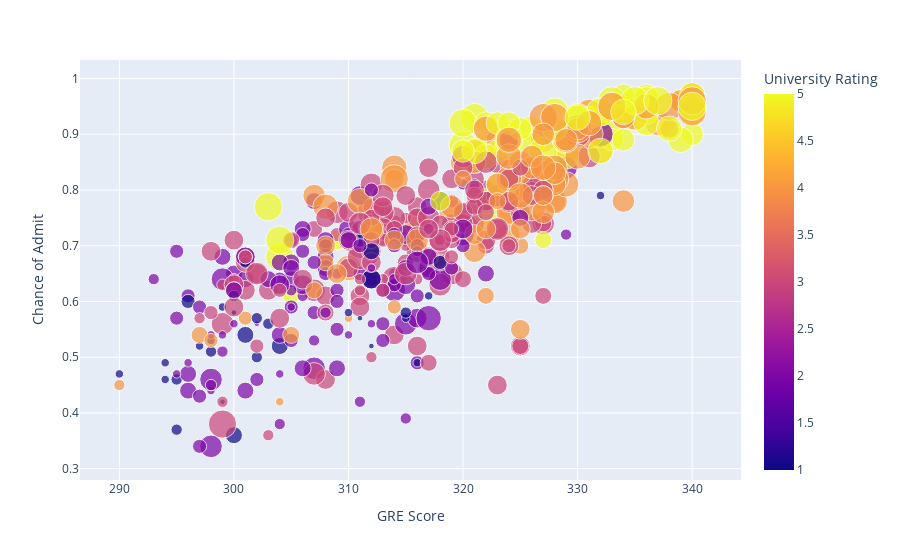

The notebook cell this image was saved under:
### Markdown cell above
**MINI CHALLENGE #2:**
- **Modify the SOP column to make the bubble size variations more prominent**

### Code cell
admission_df['SOP'] = admission_df['SOP'] ** 2
chart = px.scatter(admission_df, x = "GRE Score", y = "Chance of Admit", color = "University Rating", size = "SOP")
chart.show()

### Figure 1 — Plotly figure (JSON) as saved in the notebook; plotly's stock layout.template omitted (floating-point values rounded to 4 significant figures; data arrays with more than 128 entries replaced by an {"elided": "..."} marker saying what was removed)
{"data": [{"hovertemplate": "GRE Score=%{x}<br>Chance of Admit=%{y}<br>SOP=%{marker.size}<br>University Rating=%{marker.color}<extra></extra>", "legendgroup": "", "marker": {"color": {"elided": "500 int values"}, "coloraxis": "coloraxis", "size": {"elided": "500 float values"}, "sizemode": "area", "sizeref": 0.0625, "symbol": "circle"}, "mode": "markers", "name": "", "orientation": "v", "showlegend": false, "type": "scatter", "x": {"elided": "500 int values"}, "xaxis": "x", "y": {"elided": "500 float values"}, "yaxis": "y"}], "layout": {"coloraxis": {"colorbar": {"title": {"text": "University Rating"}}, "colorscale": [[0, "#0d0887"], [0.1111, "#46039f"], [0.2222, "#7201a8"], [0.3333, "#9c179e"], [0.4444, "#bd3786"], [0.5556, "#d8576b"], [0.6667, "#ed7953"], [0.7778, "#fb9f3a"], [0.8889, "#fdca26"], [1, "#f0f921"]]}, "legend": {"itemsizing": "constant", "tracegroupgap": 0}, "margin": {"t": 60}, "xaxis": {"anchor": "y", "domain": [0, 1], "title": {"text": "GRE Score"}}, "yaxis": {"anchor": "x", "domain": [0, 1], "title": {"text": "Chance of Admit"}}}}
